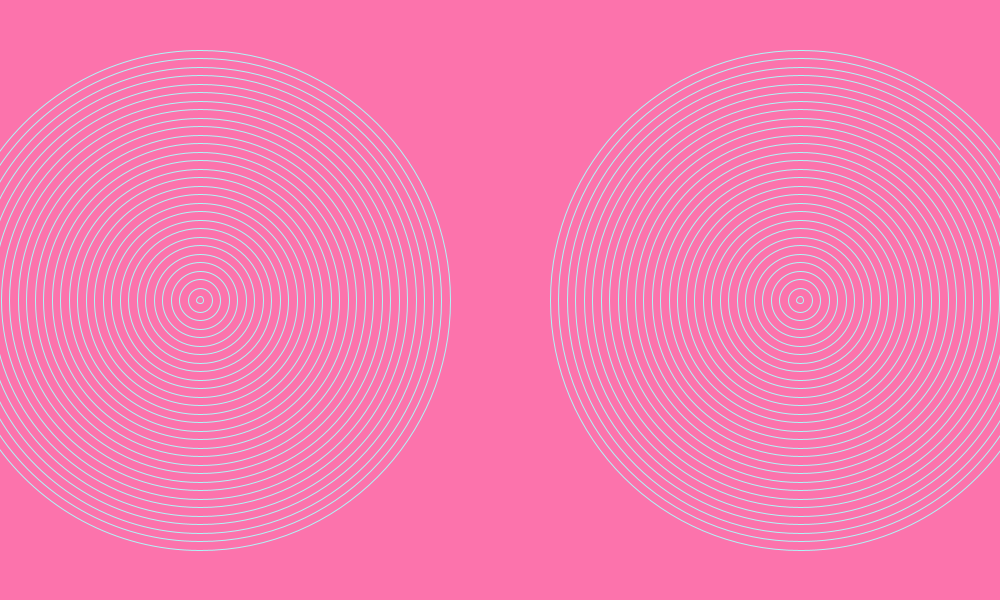
Frame 1 (no input)
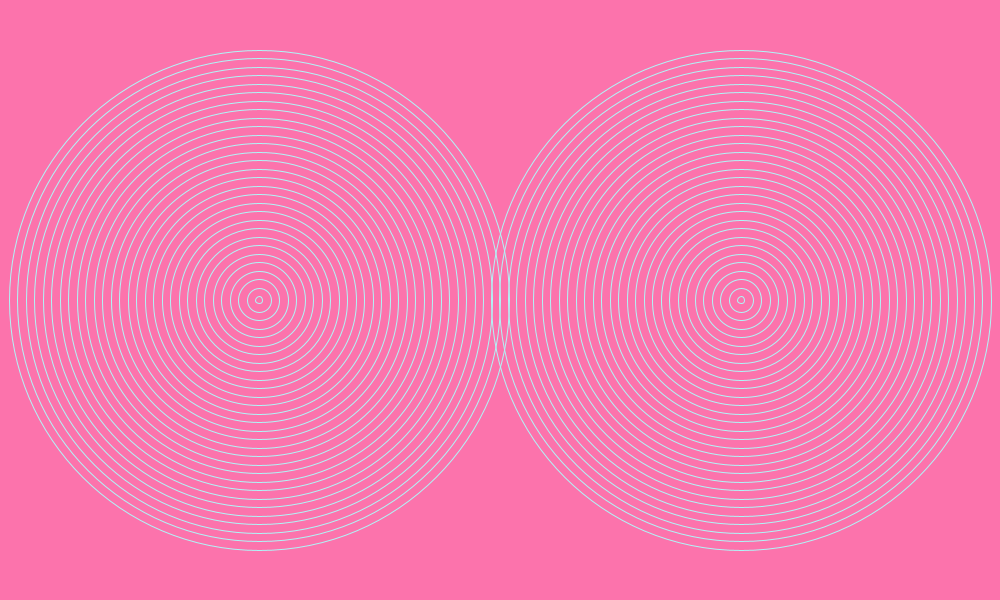
Frame 60 (the mouse pressed at the canvas centre just before this capture)
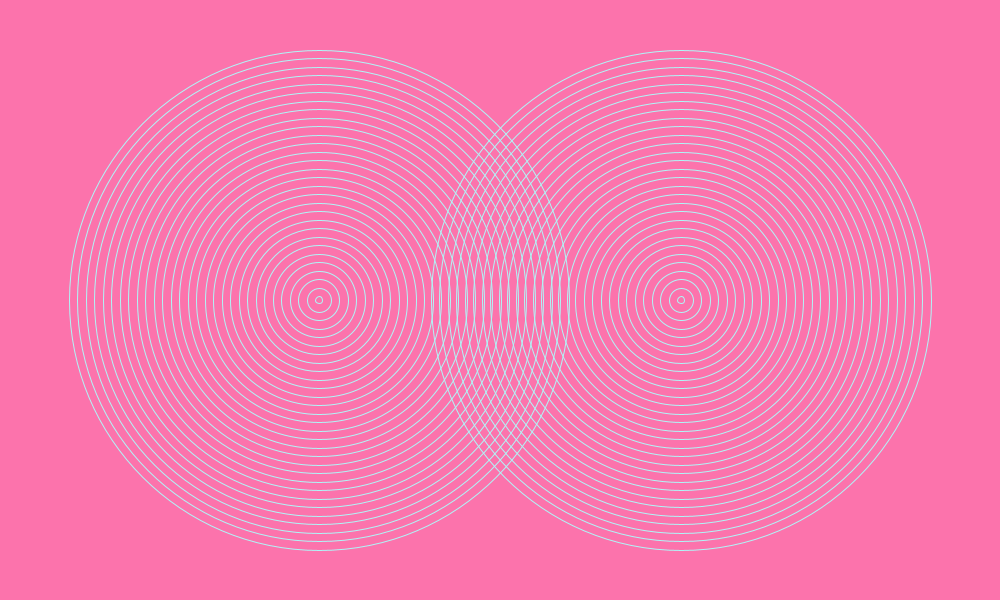
Frame 120 (the mouse held since frame 60 and released just before this capture)

The Processing sketch that drew these frames (run headless with seeded random() and noise(); from frame 60 on, the mouse is pressed at the canvas centre):

// Processing sketch: CandyCircles
// ── CandyCircles.pde

int ellipseX= 200; int ellipse2x = 800;



void setup(){
size(1000,600);
background(#FC73AC);
}

void draw(){
  stroke(#AFF5F7);
  int ellipseSize = 500;
    int ellipse2size = 500;

  background(#FC73AC);
for(int i = 0; i<30; i++){
  noFill();
  ellipse(ellipseX, 300, ellipseSize, ellipseSize);
  ellipseSize-=17;
}

for(int o = 0; o<30; o++){
  ellipse(ellipse2x, 300, ellipse2size, ellipse2size);
  ellipse2size-=17;
    
  }
  ellipse2x-=1;   ellipseX+=1;
       if (ellipseX>800){
         ellipseX=200;
       }
       if (ellipse2x<200){
         ellipse2x=800;
       }
}
